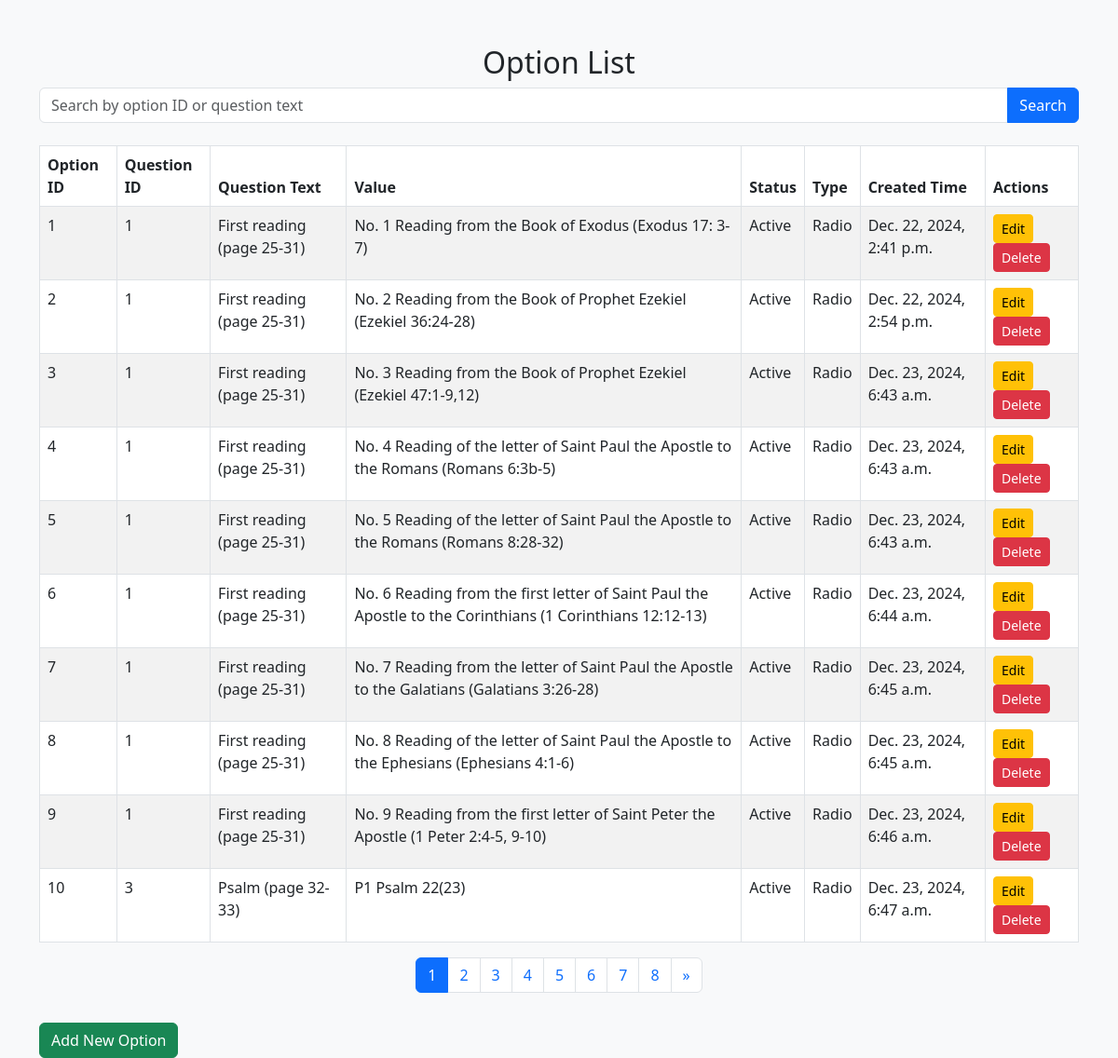
/baptism/options/, run on the app's committed database.
### baptism/models.py (models this page shows, shortened)
class Option(models.Model):
    STATUS_CHOICES = [
        ('Active', 'Active'),
        ('Inactive', 'Inactive'),
    ]
    TYPE_CHOICES = [
        ('Radio', 'Radio'),
        ('Text', 'Text'),
        ('Checkbox','Checkbox')
    ]
    option_id = models.AutoField(primary_key=True)
    q_id = models.ForeignKey(Question, on_delete=models.CASCADE, to_field='q_id', related_name='options')
    value = models.CharField(max_length=255)
    status = models.CharField(max_length=10, choices=STATUS_CHOICES, default='Active')
    type = models.CharField(max_length=10, choices=TYPE_CHOICES, default='Radio')
    created_time = models.DateTimeField(auto_now_add=True)

class Question(models.Model):
    ANSWER_TYPE_CHOICES = [
        ('radio', 'Radio'),
        ('text', 'Text'),
        ('checkbox','Checkbox')
    ]
    STATUS_CHOICES = [
        ('active', 'Active'),
        ('inactive', 'Inactive'),
    ]
    COMPULSORY_CHOICES = [
        ('yes', 'Yes'),
        ('no', 'No'),
    ]
    CHOICES = [
        ('yes', 'Yes'),
        ('no', 'No'),
    ]
    SECTION_CHOICES = [
        ('READING DETAILS', 'READING DETAILS'),
        ('THE PRAYER OF THE ASSEMBLY','THE PRAYER OF THE ASSEMBLY'),
        ('SPECIAL SAINTS TO COMMEMORATE','SPECIAL SAINTS TO COMMEMORATE'),
        ('SONG SELECTION','SONG SELECTION'),
        ('REMARKS','REMARKS'),
        ('AUTHORIZATION','AUTHORIZATION'),
        ('FINANCIAL PARTICIPATION','FINANCIAL PARTICIPATION'),
    ]
    q_id = models.AutoField(primary_key=True)
    order_id = models.IntegerField(unique=True)
    question_text = models.CharField(max_length=255)
    section = models.CharField(max_length=50,choices=SECTION_CHOICES)
    answer_type = models.CharField(max_length=10, choices=ANSWER_TYPE_CHOICES)
    expand_question = models.CharField(max_length=3, choices=CHOICES)
    compulsary = models.CharField(max_length=3, choices=COMPULSORY_CHOICES)
    status = models.CharField(max_length=10, choices=STATUS_CHOICES)
    created_time = models.DateTimeField(default=now)

### baptism/views.py (the view)
# urls.py: path('options/', option_list, name='option_list'),
def option_list(request):
    query = request.GET.get('q', '')
    options = Option.objects.all()
    if query:
        options = options.filter(q_id__icontains=query) | options.filter(option_id__icontains=query)
    paginator = Paginator(options, 10)  # Show 10 options per page
    page_number = request.GET.get('page')
    page_obj = paginator.get_page(page_number)
    return render(request, 'option_list.html', {'page_obj': page_obj, 'query': query})

### baptism/templates/option_list.html (shortened to what this page needs)
<!DOCTYPE html>
<html lang="en">
<head>
    <link rel="stylesheet" href="https://cdn.jsdelivr.net/npm/bootstrap@5.3.0/dist/css/bootstrap.min.css">
</head>
<body class="bg-light">
    <div class="container mt-5">
        <h2 class="text-center">Option List</h2>
        <form method="GET" class="mb-4">
            <div class="input-group">
                <input
                    type="text"
                    name="q"
                    class="form-control"
                    placeholder="Search by option ID or question text"
                    value="{{ request.GET.q }}">
                <button class="btn btn-primary" type="submit">Search</button>
            </div>
        </form>
        <table class="table table-striped table-bordered">
            <thead class="thead-dark">
                <tr>
                    <th>Option ID</th>
                    <th>Question ID</th>
                    <th>Question Text</th>
                    <th>Value</th>
                    <th>Status</th>
                    <th>Type</th>
                    <th>Created Time</th>
                    <th>Actions</th>
                </tr>
            </thead>
            <tbody>
                {% for option in page_obj.object_list %}
                <tr>
                    <td>{{ option.option_id }}</td>
                    <td>{{ option.q_id.q_id }}</td>
                    <td>{{ option.q_id.question_text }}</td>
                    <td>{{ option.value }}</td>
                    <td>{{ option.status }}</td>
                    <td>{{ option.type }}</td>
                    <td>{{ option.created_time }}</td>
                    <td>
                        <a href="{% url 'option_edit' option.option_id %}" class="btn btn-sm btn-warning">Edit</a>
                        <a href="{% url 'option_delete' option.option_id %}" class="btn btn-sm btn-danger">Delete</a>
                    </td>
                </tr>
                {% empty %}
                <tr>
                    <td colspan="8" class="text-center">No options found</td>
                </tr>
                {% endfor %}
            </tbody>
        </table>
        <nav aria-label="Page navigation example">
            <ul class="pagination justify-content-center">
                {% for num in page_obj.paginator.page_range %}
                <li class="page-item {% if page_obj.number == num %}active{% endif %}">
                    <a class="page-link" href="?page={{ num }}{% if request.GET.q %}&q={{ request.GET.q }}{% endif %}">{{ num }}</a>
                </li>
                {% endfor %}
                {% if page_obj.has_next %}
                <li class="page-item">
                    <a class="page-link" href="?page={{ page_obj.next_page_number }}{% if request.GET.q %}&q={{ request.GET.q }}{% endif %}" aria-label="Next">
                        <span aria-hidden="true">&raquo;</span>
                    </a>
                </li>
                {% endif %}
            </ul>
        </nav>
        <a href="{% url 'option_add' %}" class="btn btn-success mt-3">Add New Option</a>
    </div>
</body>
</html>

### data on the page
Option: option_id "1", q_id.q_id "1", q_id.question_text "First reading (page 25-31)", value "No. 1 Reading from the Book of Exodus (Exodus 17: 3-7)", status "Active", type "Radio", created_time "Dec. 22, 2024, 2:41 p.m."
Option: option_id "2", q_id.q_id "1", q_id.question_text "First reading (page 25-31)", value "No. 2 Reading from the Book of Prophet Ezekiel (Ezekiel 36:24-28)", status "Active", type "Radio", created_time "Dec. 22, 2024, 2:54 p.m."
Option: option_id "3", q_id.q_id "1", q_id.question_text "First reading (page 25-31)", value "No. 3 Reading from the Book of Prophet Ezekiel (Ezekiel 47:1-9,12)", status "Active", type "Radio", created_time "Dec. 23, 2024, 6:43 a.m."
Option: option_id "4", q_id.q_id "1", q_id.question_text "First reading (page 25-31)", value "No. 4 Reading of the letter of Saint Paul the Apostle to the Romans (Romans 6:3b-5)", status "Active", type "Radio", created_time "Dec. 23, 2024, 6:43 a.m."
Option: option_id "5", q_id.q_id "1", q_id.question_text "First reading (page 25-31)", value "No. 5 Reading of the letter of Saint Paul the Apostle to the Romans (Romans 8:28-32)", status "Active", type "Radio", created_time "Dec. 23, 2024, 6:43 a.m."
Option: option_id "6", q_id.q_id "1", q_id.question_text "First reading (page 25-31)", value "No. 6 Reading from the first letter of Saint Paul the Apostle to the Corinthians (1 Corinthians 12:12-13)", status "Active", type "Radio", created_time "Dec. 23, 2024, 6:44 a.m."
Option: option_id "7", q_id.q_id "1", q_id.question_text "First reading (page 25-31)", value "No. 7 Reading from the letter of Saint Paul the Apostle to the Galatians (Galatians 3:26-28)", status "Active", type "Radio", created_time "Dec. 23, 2024, 6:45 a.m."
Option: option_id "8", q_id.q_id "1", q_id.question_text "First reading (page 25-31)", value "No. 8 Reading of the letter of Saint Paul the Apostle to the Ephesians (Ephesians 4:1-6)", status "Active", type "Radio", created_time "Dec. 23, 2024, 6:45 a.m."
Option: option_id "9", q_id.q_id "1", q_id.question_text "First reading (page 25-31)", value "No. 9 Reading from the first letter of Saint Peter the Apostle (1 Peter 2:4-5, 9-10)", status "Active", type "Radio", created_time "Dec. 23, 2024, 6:46 a.m."
Option: option_id "10", q_id.q_id "3", q_id.question_text "Psalm (page 32-33)", value "P1 Psalm 22(23)", status "Active", type "Radio", created_time "Dec. 23, 2024, 6:47 a.m."

### other printed values
{{ num }} "1" "2" "3" "4" "5" "6" "7" "8"
